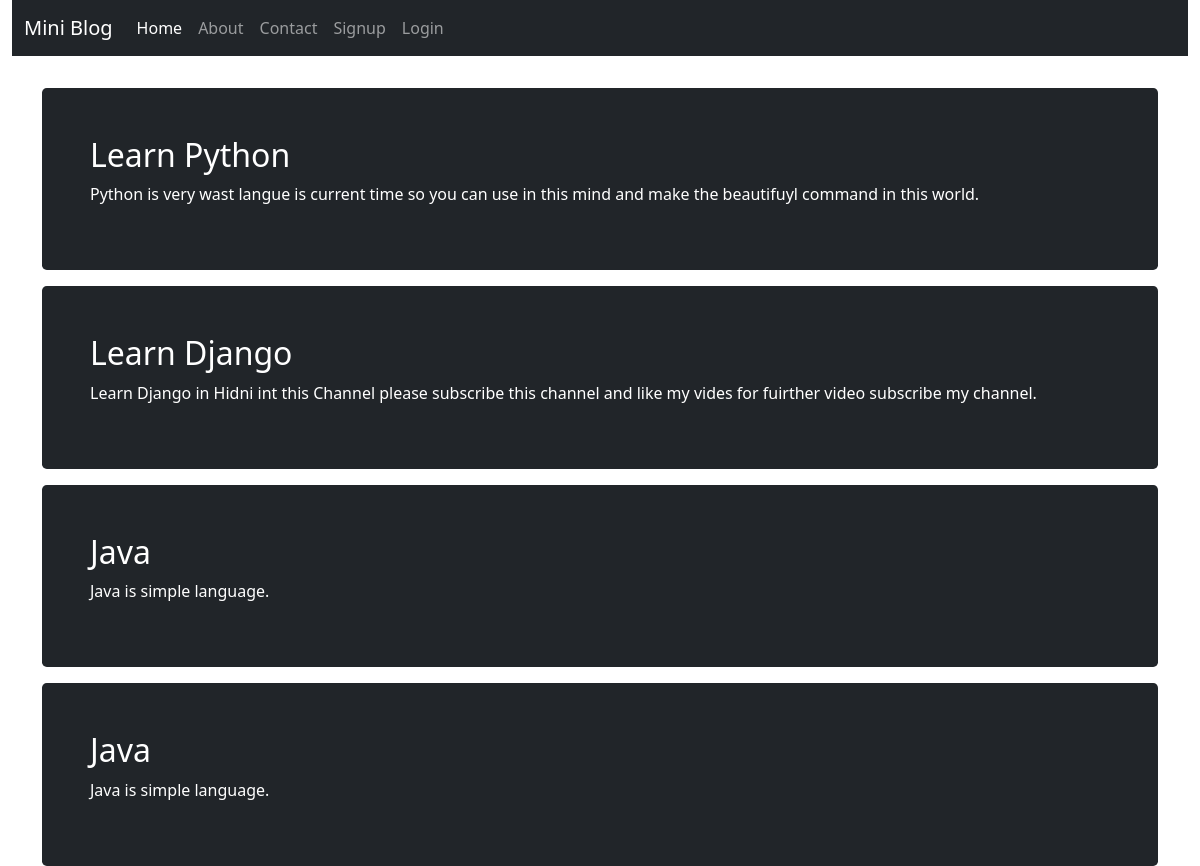
The page / on the database its author committed.
### Blog/models.py (models this page shows)
class Post(models.Model):
    title = models.CharField(max_length=150)
    desc = models.TextField(max_length=150)

### Blog/views.py (the view)
# urls.py: path('', views.home, name='home'),
def home(request):
    post = Post.objects.all()
    return render(request, 'blog/home.html', {'posts': post})

### Blog/templates/blog/home.html
{% extends 'blog/base.html' %}
{% block body %}
<div class="container mt-3 ">
    <div class="row">
        {% for post in posts %}
        <div class="col-12 mt-3">
            <div class="h-100 p-5 text-white bg-dark rounded-3 ">
                <h2>{{post.title}}</h2>
                <p>{{post.desc}}.</p>
            </div>
        </div>
        {% endfor %}
    </div>
</div>
{% endblock body %}

### rows shown on the page
Post: title "Learn Python", desc "Python is very wast langue is current time so you can use in this mind and make the beautifuyl command in this world"
Post: title "Learn Django", desc "Learn Django in Hidni int this Channel please subscribe this channel and like my vides for fuirther video subscribe my channel"
Post: title "Java", desc "Java is simple language"
Post: title "Java", desc "Java is simple language"
